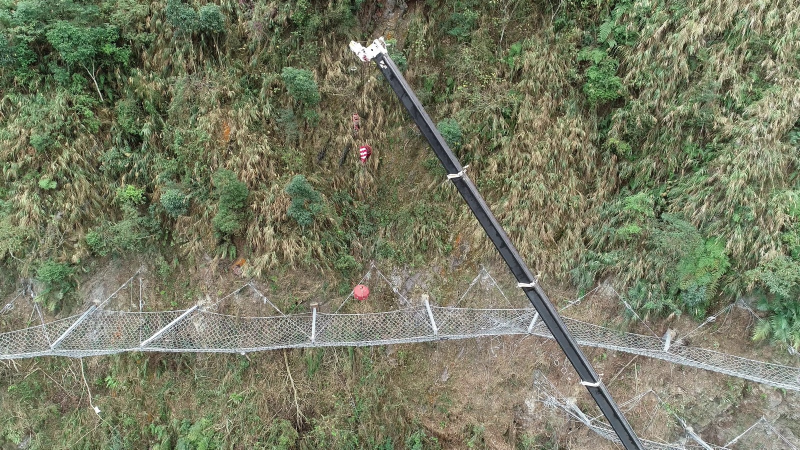
#> input picture examples/2019rockfall/P4RTK_1600_001.jpg, 1600 x 900 px (shown at 1/2 size); its folder holds 4 pictures in this run; the run also reads 1 picture not shown here
$ python trackDenseOpticalFlow.py
#> lines starting #> are read from the running program, lines starting #| are printed output that depends on the picture
import numpy as np
import cv2 as cv
import time

def trackDenseOpticalFlow(srcFiles: list,  # [file1, file2, ...]
                          pyr_scale=0.5,
                          levels: int =3,
                          winSize=11,
                          iterations=10,
                          poly_n=5,
                          poly_sigma=1.5,
                          flags=4, # cv.OPTFLOW_USE_INITIAL_FLOW = 4
                          flowOrDisp: str ='f', # 'f' or 'd'
                          updatePrev=1,
                          callbacks1=[],
                          callbacks2=[],
                          debug=False):
    """
    This function runs dense optical flow for multiple image files.

    Parameters
    ----------
    srcFiles : list of strings
        a list of strings. Each string is the (full path of) file name of an image.
        For example, ['c:/img/img000.jpg', 'c:/img/img001.jpg', 'c:/img/img002.jpg']
    pyr_scale :
    levels :
    winSize :
    iterations :
    poly_n :
    poly_sigma :
    flags :
    flowOrDisp : str = 'f'
        the type of return data (either flow or displacement)
        'f' for flow (velocity, or relative displacement wrt each previous frame),
        'd' for displacement (relative displ. wrt frame [0])
    updatePrev : int
        update the template (variable: prevImg) every several frames.
        updatePrev == 0: the template image is always the first (index 0) image.
        updatePrev == 1: the template image is always the previous image.
        updatePrev == 2: the template image is updated every other frame
                         (for updatePrev = 2, the prev is [0], [2], [4], ...)
                         (for updatePrev = 5, the prev is [0], [5], [10], ...)
    callbacks1 : list , optional
        list of callback functions to execute after each frame of analysis.
        For example, if there are 10 images (10 files), callbacks1 will be
        executed by 10 times.
        The default is [].
        Each callback function will be given 3 arguments:
            prevImg, nextImg, and flow
    callbacks2 : list , optional
        list of callback functions to execute after "all" frames of analysis.
        Each callbacks2 will be executed only once.
        The default is [].
        Each callback function will be given 3 arguments:
            prevImg, nextImg, and flows or disps (of all frames)
    debug : bool = False
        print debug information on the screen

    Returns
    -------
        flow or displacement of each pixel
        Format: numpy array that is (nFiles - 1, height, width, 2) dimensioned,
        32-bit float numpy array.
        The data is the flow (or displacement, depending on argument
          flowOrDisp) of each pixel
        Warning: The array could be huge. For example:
            8000 frames of 1920x1080 --> array size: 124 GB (larger than main
                                         memory of many PCs)
            2000 frames of 800x600   --> array size: 7 GB
             500 frames of 120x80    --> array size: 0.036 GB
    """
#> called with pyr_scale = 0.5, levels = 3, winSize = 11, iterations = 10, poly_n = 5, poly_sigma = 1.5, flags = 4, flowOrDisp = 'f'
    # set memory and initialize data
    nFiles = len(srcFiles)
    prevImg_i = 0
    prevImg = cv.imread(srcFiles[prevImg_i], cv.IMREAD_GRAYSCALE)
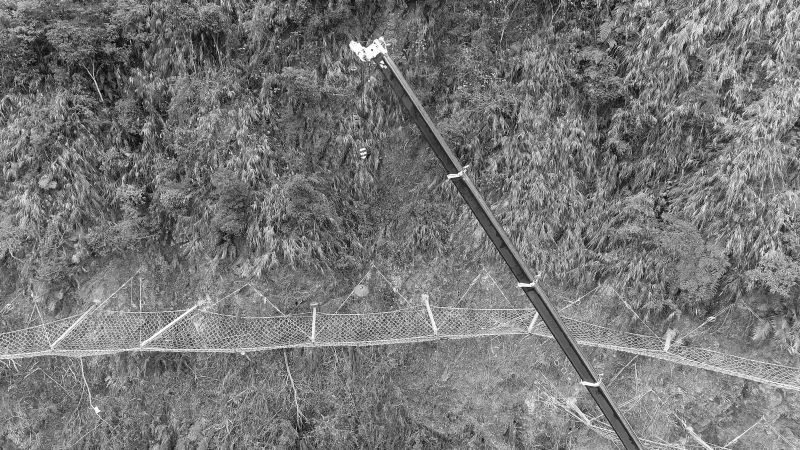
#> prevImg: shape (900, 1600) (shown at 1/2 size); min 0, max 255, mean 118.8
    if debug == True:
        print("# trackDenseOpticalFlow(): Reads image file %d." % prevImg_i)

    nextImg_i = 1
    nextImg = cv.imread(srcFiles[nextImg_i], cv.IMREAD_GRAYSCALE)
#> nextImg: shape (900, 1600); min 0, max 255, mean 118.9
    if debug == True:
        print("# trackDenseOpticalFlow(): Reads image file %d." % nextImg_i)
    disps = np.zeros((nFiles - 1, prevImg.shape[0], prevImg.shape[1], 2), dtype=np.float32)
    flow = np.zeros((prevImg.shape[0], prevImg.shape[1], 2), dtype=np.float32)
    if debug:
        print("# trackDenseOpticalFlow(): allocated a big array sized: %.1f GBytes."
              % (disps.size * disps.itemsize / (1024**3)))
#| # trackDenseOpticalFlow(): allocated a big array sized: 0.0 GBytes.
    # run loop doing optical flow analysis
    for i in range(1, nFiles):
        # calculate index of the prev image
        # prev_i is the "demanded" index of the prevImg.
        # prevImg_i is the "current" index of current prevImg
        # prev_i could be different from prevImg_i. prevImg_i will later be set to prev_i
        if updatePrev == 0:
            prev_i = 0
        elif updatePrev == 1:
            prev_i = i - 1
        else:
            prev_i = ((i - 1) // updatePrev) * updatePrev
            print("# trackDenseOpticalFlow(): Reset template frame to %d." % prev_i)
        # set prevImg_i and prevImg
        if prev_i == nextImg_i:
            # if image prev_i has been in memory, use it, rather than reading from file.
            prevImg_i = nextImg_i
            prevImg = nextImg
            if debug == True:
                print("# trackDenseOpticalFlow(): prev_i case 1: prevImg frame %d." % prev_i)
        elif prev_i == prevImg_i:
            # if image prev_i does not change, leave prevImg_i and prevImg unchanged.
            if debug == True:
                print("# trackDenseOpticalFlow(): prev_i case 2: prevImg frame %d." % prev_i)
            pass #
        else:
            # if image prev_i does not change, leave prevImg_i and prevImg unchanged.
            prevImg_i = prev_i
            prevImg = cv.imread(srcFiles[prevImg_i], cv.IMREAD_GRAYSCALE)
            if debug == True:
                print("# trackDenseOpticalFlow(): Read image file %d." % prevImg_i)
            if debug == True:
                print("# trackDenseOpticalFlow(): prev_i case 3: prevImg frame %d." % prevImg_i)
        # set nextImg_i and nextImg
        if nextImg_i != i:
            nextImg_i = i
            nextImg = cv.imread(srcFiles[nextImg_i], cv.IMREAD_GRAYSCALE)
            if debug == True:
                print("# trackDenseOpticalFlow(): Read image file %d." % nextImg_i)
        # run dense optical flow
        tic = time.time()
        flow = cv.calcOpticalFlowFarneback(prevImg, nextImg, flow, pyr_scale, levels, winSize, iterations, poly_n, poly_sigma, flags)
        toc = time.time()
        if debug == True:
            print("# trackDenseOpticalFlow(): Dense opt_flow %d: %.3f s." % (i, toc - tic))
        # set disp (disp[i - 1] = disp[prevImg_i - 1] + flow)
        # The index is decreased by 1 because displacements of img0 is not stored,
        # and the displacements of img1 is storeed in disp[0]
        disps[i - 1] = disps[prevImg_i - 1] + flow
        # callbacks
        # for example:
        #   trackDenseOpticalFlow(..., callbacks=[draw_flow()])
        for j in range(len(callbacks1)):
            tic = time.time()
            callbacks1[j](prevImg, nextImg, flow)
            toc = time.time()
            if debug == True:
                print("# trackDenseOpticalFlow(): frame %d callback %d: %.3f s." % (i, j, toc - tic))
#> this loop made 1 pass; (key Esc is pressed on pass 1)
#> pass 1, in draw_flow_to_imshow, `vis = draw_flow(img, flow, step)`:
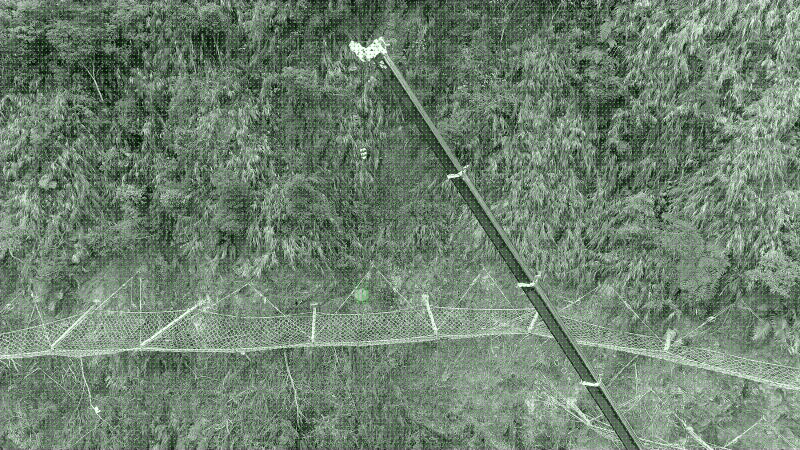
#> vis: shape (900, 1600, 3) (shown at 1/2 size); mean B, G, R 109.6, 129.5, 109.6
#> pass 2 of the loop in trackDenseOpticalFlow, `for i in range(1, nFiles):`:
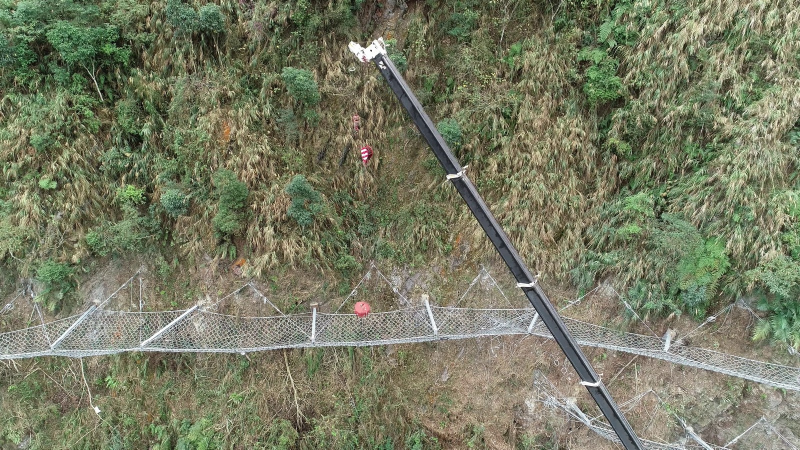
#> input picture examples/2019rockfall/P4RTK_1600_005.jpg, 1600 x 900 px (shown at 1/2 size)
#> in trackDenseOpticalFlow, `nextImg = cv.imread(srcFiles[nextImg_i], cv.IMREAD_GRAYSCALE)`:
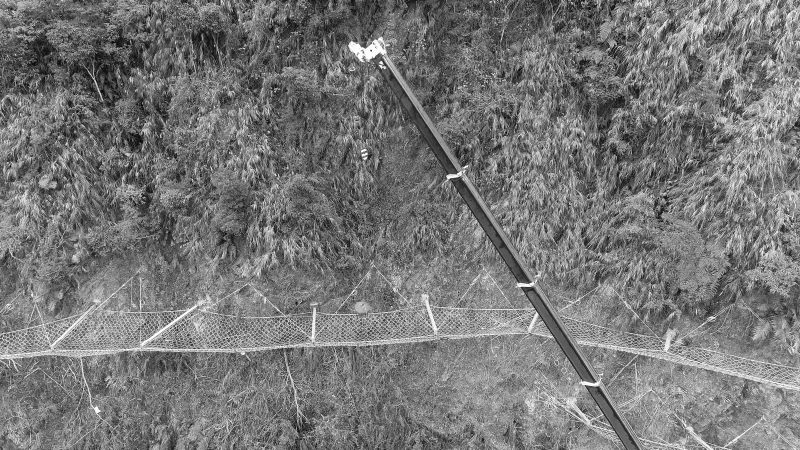
#> nextImg: shape (900, 1600) (shown at 1/2 size); min 0, max 255, mean 118.8
#> the loop in trackDenseOpticalFlow, `for j in range(len(callbacks1)):` made 1 pass; (key Enter is pressed on pass 1)
#> pass 1, in draw_flow_to_imshow (call 2), `vis = draw_flow(img, flow, step)`:
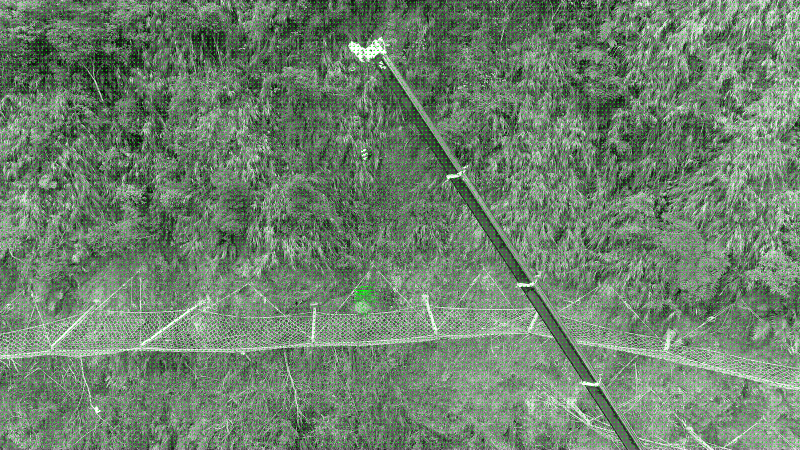
#> vis: shape (900, 1600, 3) (shown at 1/2 size); mean B, G, R 109.5, 129.5, 109.5
#> pass 3 of the loop in trackDenseOpticalFlow, `for i in range(1, nFiles):`:
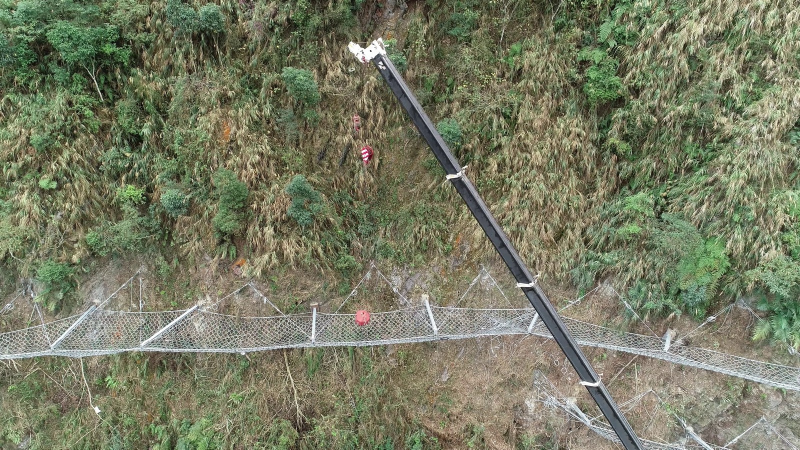
#> input picture examples/2019rockfall/P4RTK_1600_007.jpg, 1600 x 900 px (shown at 1/2 size)
#> in trackDenseOpticalFlow, `nextImg = cv.imread(srcFiles[nextImg_i], cv.IMREAD_GRAYSCALE)`:
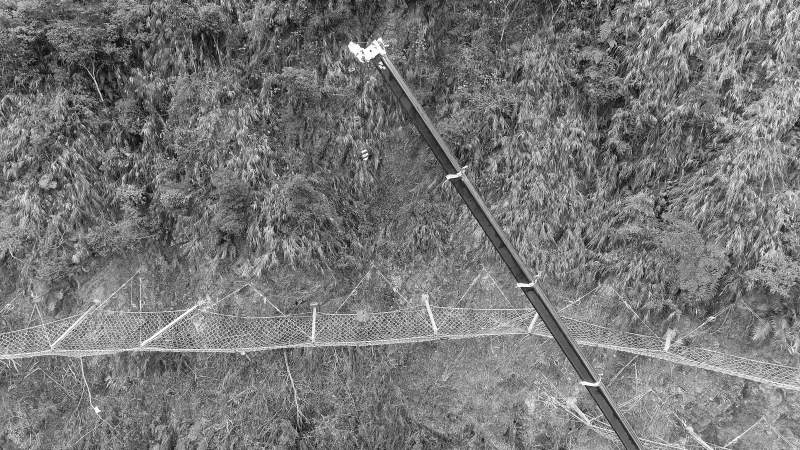
#> nextImg: shape (900, 1600) (shown at 1/2 size); min 0, max 255, mean 119
#> the loop in trackDenseOpticalFlow, `for j in range(len(callbacks1)):` made 1 pass
#> pass 1, in draw_flow_to_imshow (call 3), `vis = draw_flow(img, flow, step)`:
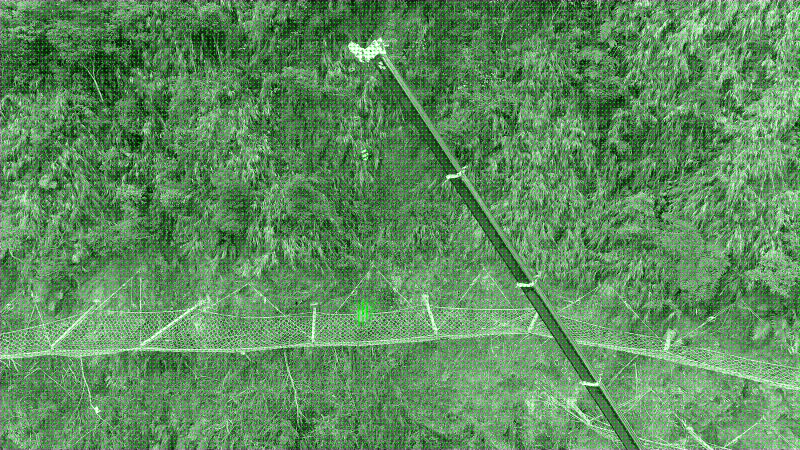
#> vis: shape (900, 1600, 3) (shown at 1/2 size); mean B, G, R 109.6, 129.6, 109.6
    # convert disps to flow (if demanded)
    # The concept is: flows[i] = disps[i] - disps[i - 1]
    if flowOrDisp[0] == 'f':
        tic = time.time()
        for i in range(nFiles - 1, 0, -1):
            # for frame i (which data is stored at [i - 1])
            disps[i - 1] = disps[i - 1] - disps[i - 2]
        toc = time.time()
        if debug == True:
            print("# trackDenseOpticalFlow(): Converted from disp to flow (vel): %.3f s." % (toc - tic))
#
    # callbacks2
    # for example:
    #   trackDenseOpticalFlow(..., callbacks2=[save_optflows_result()])
    for j in range(len(callbacks2)):
        tic = time.time()
        callbacks2[j](prevImg, nextImg, disps)
        toc = time.time()
        if debug == True:
            print("# trackDenseOpticalFlow(): frame %d callback2 %d: %.3f s." % (i, j, toc - tic))
#
    return disps

        # [10 lines of commented-out code are left out]


def draw_flow(img, flow, step=16):
    h, w = img.shape[:2]
    y, x = np.mgrid[step/2:h:step, step/2:w:step].reshape(2,-1).astype(int)
    fx, fy = flow[y,x].T
    lines = np.vstack([x, y, x+fx, y+fy]).T.reshape(-1, 2, 2)
    lines = np.int32(lines + 0.5)
    vis = cv.cvtColor(img, cv.COLOR_GRAY2BGR)
    cv.polylines(vis, lines, 0, (0, 255, 0))
    for (x1, y1), (_x2, _y2) in lines:
        cv.circle(vis, (x1, y1), 1, (0, 255, 0), -1)
    return vis


def draw_flow_to_imshow(img, flow, step=16, winname='flow', delay=30):
    vis = draw_flow(img, flow, step)
    cv.imshow(winname, vis)
    ikey = cv.waitKey(delay)


# def trackDenseOpticalFlow_old(srcFiles=None, spec='L', updatePrev=0, dstFile=None):
#     """
#     This function runs dense optical flow.

#     Parameters
#     ----------
#     srcFiles : TYPE, optional
#         DESCRIPTION. The default is None.
#     spec : str, optional
#         specification of the flow field, Eulerian or Lagrangian
#         Lagrangian (spec[0] == 'L' or 'l'):  a way of looking at fluid motion
#           where the observer follows an individual fluid parcel as it moves
#           through space and time.
#         Eulerian (spec[0] == 'E' or 'e'): a way of looking at fluid motion
#           that focuses on specific locations in the space through which the
#           fluid flows as time passes. In Eulerian, the updatePrev is reset
#           to 1 regardless what it is assigned by user.
#         The default spec is 'L'
#     updatePrev : int, optional
#         Updates template image (prev) every updatePrev
#         If updatePrev == 0, it never updates templates. The prevImg would be
#             always the first image (i.e., srcFiles[0])
#         If updatePrev == 1, it updates templates every frame, i.e., templates
#             are the previous frame (i.e., srcFiles[i - 1].
#             If spec == 1, updatePrev will reset to 1 (and has to be 1)
#         If updatePrev == 5 (for example), it updates templates every 5 frames,
#             i.e., for frames 1 to 5, it uses srcFiles[0],
#                   for frames 6 to 10, it uses srcFiles[5].
#         The default updatePrev is 0.
#     dstFile : TYPE, optional
#         DESCRIPTION. The default is None.
#     Returns
#     -------
#     None.
#     """
#     # Create file list
#     while True:
#         if type(srcFiles) == type(None):
#             print("# Enter (full-path) file names: ")
#             print("# For example: c:/test/IMG*.JPG or")
#             print("#              c:/test/IMG_%04d.JPG, [start], [number of files], [step]")
#             srcFiles = input2()
#         fileList = Filelist()
#         fileList.extendByString(srcFiles)
#         if fileList.nFiles() > 0:
#             break
#         print("# No file is added. Try again")
#         srcFiles == None

#     # set update period.
#     nFiles = fileList.nFiles()
#     nextImg = np.empty(0) # to avoid parser warning
#     for i in range(1, nFiles):
#         # read image
#         if i == 1:
#             prevImg = cv.imread(fileList.file(i - 1), cv.IMREAD_GRAYSCALE)
#             flow = np.zeros((prevImg.shape[0], prevImg.shape[1], 2), dtype=np.float32)
#         else:
#             prevImg = nextImg
#         nextImg = cv.imread(fileList.file(i), cv.IMREAD_GRAYSCALE)
#         # run dense optical flow
#         pyr_scale = 0.5
#         levels = 3
#         winSize = 11
#         iterations = 10
#         poly_n = 5
#         poly_sigma = 1.5
#         flags = cv.OPTFLOW_USE_INITIAL_FLOW
#         tic = time.time()
#         flow = cv.calcOpticalFlowFarneback(prevImg, nextImg, flow, pyr_scale, levels, winSize, iterations, poly_n, poly_sigma, flags)
#         toc = time.time()
#         print("Dense opt_flow %d: %.3f s." % (i, toc - tic))
#         # draw
#         cv.imshow('flow', draw_flow(nextImg, flow, 4))
#         ch = cv.waitKey(5)


if __name__ == '__main__':
# [5 lines of commented-out code are left out]
    import glob
    #
    disps = trackDenseOpticalFlow(
      srcFiles=glob.glob(r'D:\yuansen\ImPro\improMeasure\examples\2019rockfall\*.JPG'),
      flowOrDisp='f',
      updatePrev=1,
      callbacks1=[lambda prevImg, nextImg, flow: draw_flow_to_imshow(
          nextImg, flow, step=8, winname="flow", delay=10)],
      callbacks2=[],
      debug=True)
    cv.destroyWindow("flow")
